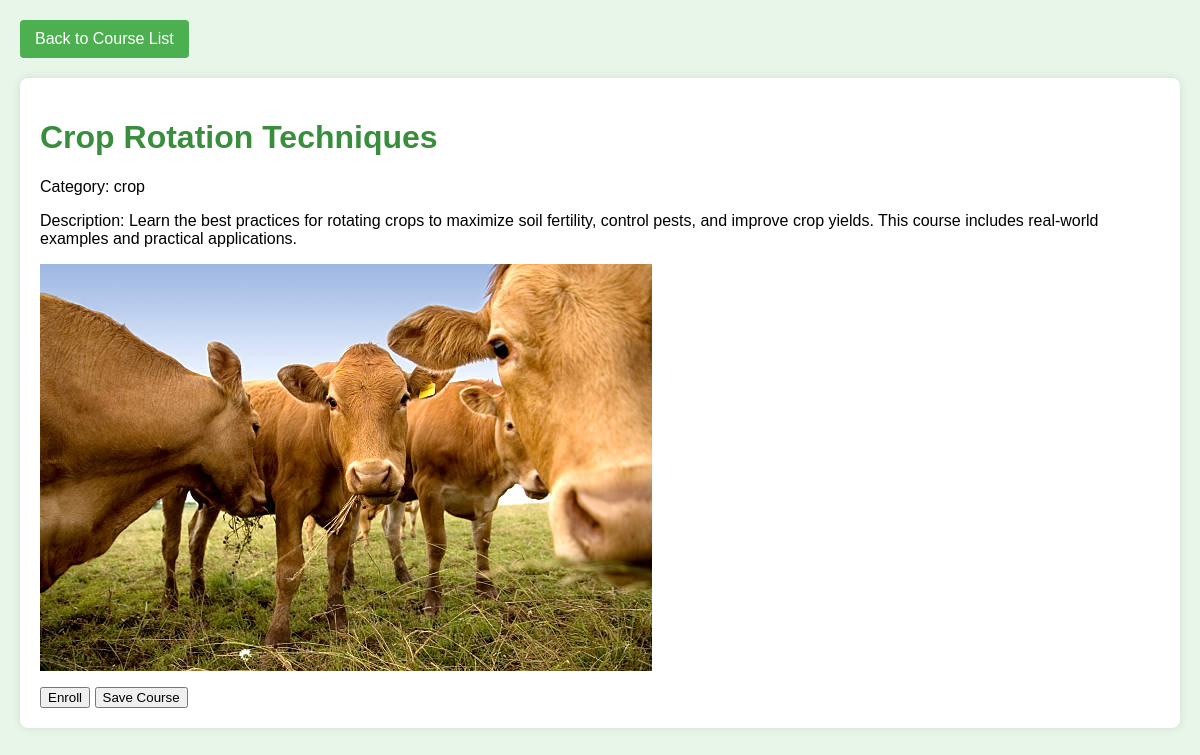
The page /view/user_coursedetails.php?id=1 (signed in) on the database its author committed.
### tables this page shows
CREATE TABLE `courses` (
  `id` int(11) NOT NULL,
  `title` varchar(255) NOT NULL,
  `description` text NOT NULL,
  `category` varchar(255) NOT NULL,
  `module` varchar(255) DEFAULT NULL,
  `duration` int(11) DEFAULT NULL,
  `price` decimal(10,2) DEFAULT NULL,
  `image` varchar(255) DEFAULT NULL
);

### view/user_coursedetails.php (the view, shortened to what this page needs)
<?php
require_once '../config/database.php';
$id = $_GET['id'] ?? 0;
$query = "SELECT * FROM courses WHERE id = ?";
$stmt = $conn->prepare($query);
$stmt->bind_param("i", $id);
$stmt->execute();
$result = $stmt->get_result();
$course = $result->fetch_assoc();
?>
<!DOCTYPE html>
<html lang="en">
<head>
</head>
<body>
    <a class="back-button" href="user_courselist.php">Back to Course List</a>
    <div class="course-details">
        <h1><?php echo htmlspecialchars($course['title']); ?></h1>
        <p>Category: <?php echo htmlspecialchars($course['category']); ?></p>
        <p>Description: <?php echo htmlspecialchars($course['description']); ?></p>
        <?php if (!empty($course['image'])) { ?>
            <p><img src="../assets/<?php echo htmlspecialchars($course['image']); ?>" alt="Course Image"></p>
        <?php } ?>
        <form method="POST">
            <button type="submit" name="enroll">Enroll</button>
            <button type="submit" name="save">Save Course</button>
        </form>
    </div>
</body>
</html>

### view/user_coursedetails.php (style rules this page uses)
body { font-family: Arial, sans-serif; margin: 20px; background-color: #e8f5e9; }
h1, h2 { color: #388e3c; }
.course-details { background-color: #fff; padding: 20px; border-radius: 8px; box-shadow: 0 0 10px rgba(0, 0, 0, 0.1); margin-bottom: 20px; }
.course-details img { max-width: 100%; height: auto; display: block; margin-top: 10px; }
.back-button, .save-button { display: inline-block; padding: 10px 15px; background-color: #4caf50; color: white; text-decoration: none; border-radius: 4px; transition: background-color 0.3s ease; margin-bottom: 20px; }

### rows shown on the page
courses: title "Crop Rotation Techniques", category "crop", description "Learn the best practices for rotating crops to maximize soil fertility, control pests, and improve crop yields. This course includes real-world examples and practical applications.", image (picture)
